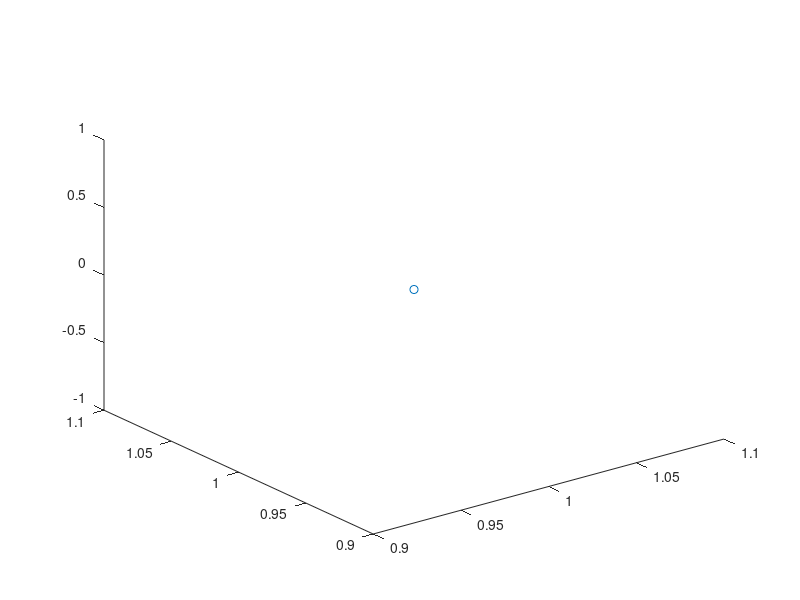

The MATLAB script that drew this image: (Note: this script raises an error after producing the figure.)
% PLotting of the animation

figure(1);
set(figure(1),'Position',[200,100,700,700]);
p = plot3(1,1,0,'o');
norm_plot1 = zeros(length(res.x1.data),1);
xs=[];ys=[];zs=[];
view(20, -10)

for i = 1:10:length(res.x1.data)
    axis(l_leg*[-1 2 -2 2 -1 2]);
    axis equal

    hold on;
    x_plot =  [res.x1.data(i,1),res.x2.data(i,1), res.x3.data(i,1), res.x4.data(i,1) , res.x5.data(i,1), res.x6.data(i,1), res.x7.data(i,1), res.x8.data(i,1), res.x9.data(i,1), res.x10.data(i,1), res.x11.data(i,1), res.x12.data(i,1)];
    y_plot =  [res.x1.data(i,2),res.x2.data(i,2), res.x3.data(i,2), res.x4.data(i,2) , res.x5.data(i,2), res.x6.data(i,2), res.x7.data(i,2), res.x8.data(i,2), res.x9.data(i,2), res.x10.data(i,2), res.x11.data(i,2), res.x12.data(i,2)];
    z_plot =  [res.x1.data(i,3),res.x2.data(i,3), res.x3.data(i,3), res.x4.data(i,3) , res.x5.data(i,3), res.x6.data(i,3), res.x7.data(i,3), res.x8.data(i,3), res.x9.data(i,3), res.x10.data(i,3), res.x11.data(i,3), res.x12.data(i,3)];
    set (p, 'XData', x_plot, 'YData', y_plot,'ZData', z_plot);
    xs=[xs;x_plot];ys=[ys;y_plot];zs=[zs;z_plot];
    
    norm_plot1(i) = norm([res.joint1.data(i,1) res.joint1.data(i,2) res.joint1.data(i,3)]);

    bar_17_1 = line([res.x1.data(i,1) res.joint1.data(i,1)],[res.x1.data(i,2) res.joint1.data(i,2)],[res.x1.data(i,3) res.joint1.data(i,3)],'linestyle','-','color','b','LineWidth',3);
    bar_17_2 = line([res.x7.data(i,1) res.joint1.data(i,1)],[res.x7.data(i,2) res.joint1.data(i,2)],[res.x7.data(i,3) res.joint1.data(i,3)],'linestyle','-','color','b','LineWidth',3);
    bar_28_1 = line([res.x2.data(i,1) res.joint2.data(i,1)],[res.x2.data(i,2) res.joint2.data(i,2)],[res.x2.data(i,3) res.joint2.data(i,3)],'linestyle','-','color','r','LineWidth',3);
    bar_28_2 = line([res.x8.data(i,1) res.joint2.data(i,1)],[res.x8.data(i,2) res.joint2.data(i,2)],[res.x8.data(i,3) res.joint2.data(i,3)],'linestyle','-','color','r','LineWidth',3);
    bar_39_1 = line([res.x3.data(i,1) res.joint3.data(i,1)],[res.x3.data(i,2) res.joint3.data(i,2)],[res.x3.data(i,3) res.joint3.data(i,3)],'linestyle','-','color','r','LineWidth',3);
    bar_39_2 = line([res.joint3.data(i,1) res.x9.data(i,1)],[res.joint3.data(i,2) res.x9.data(i,2)],[res.joint3.data(i,3) res.x9.data(i,3)],'linestyle','-','color','r','LineWidth',3);
    bar_410_1 = line([res.x4.data(i,1) res.joint4.data(i,1)],[res.x4.data(i,2) res.joint4.data(i,2)],[res.x4.data(i,3) res.joint4.data(i,3)],'linestyle','-','color','r','LineWidth',3);
    bar_410_2 = line([res.joint4.data(i,1) res.x10.data(i,1)],[res.joint4.data(i,2) res.x10.data(i,2)],[res.joint4.data(i,3) res.x10.data(i,3)],'linestyle','-','color','r','LineWidth',3);
    bar_511_1 = line([res.x5.data(i,1) res.joint5.data(i,1)],[res.x5.data(i,2) res.joint5.data(i,2)],[res.x5.data(i,3) res.joint5.data(i,3)],'linestyle','-','color','r','LineWidth',3);
    bar_511_2 = line([res.joint5.data(i,1) res.x11.data(i,1)],[res.joint5.data(i,2) res.x11.data(i,2)],[res.joint5.data(i,3) res.x11.data(i,3)],'linestyle','-','color','r','LineWidth',3);
    bar_612_1 = line([res.x6.data(i,1) res.joint6.data(i,1)],[res.x6.data(i,2) res.joint6.data(i,2)],[res.x6.data(i,3) res.joint6.data(i,3)],'linestyle','-','color','b','LineWidth',3);
    bar_612_2 = line([res.joint6.data(i,1) res.x12.data(i,1)],[res.joint6.data(i,2) res.x12.data(i,2)],[res.joint6.data(i,3) res.x12.data(i,3)],'linestyle','-','color','b','LineWidth',3);
    
    str_12 = line([res.x1.data(i,1) res.x2.data(i,1)],[res.x1.data(i,2) res.x2.data(i,2)],[res.x1.data(i,3) res.x2.data(i,3)]);
    str_13 = line([res.x1.data(i,1) res.x3.data(i,1)],[res.x1.data(i,2) res.x3.data(i,2)],[res.x1.data(i,3) res.x3.data(i,3)]);
    str_14 = line([res.x1.data(i,1) res.x4.data(i,1)],[res.x1.data(i,2) res.x4.data(i,2)],[res.x1.data(i,3) res.x4.data(i,3)]);
    str_19 = line([res.x1.data(i,1) res.x9.data(i,1)],[res.x1.data(i,2) res.x9.data(i,2)],[res.x1.data(i,3) res.x9.data(i,3)]);
    
    str_23 = line([res.x2.data(i,1) res.x3.data(i,1)],[res.x2.data(i,2) res.x3.data(i,2)],[res.x2.data(i,3) res.x3.data(i,3)]);
    str_25 = line([res.x2.data(i,1) res.x5.data(i,1)],[res.x2.data(i,2) res.x5.data(i,2)],[res.x2.data(i,3) res.x5.data(i,3)]);
    str_27 = line([res.x2.data(i,1) res.x7.data(i,1)],[res.x2.data(i,2) res.x7.data(i,2)],[res.x2.data(i,3) res.x7.data(i,3)]);
    
    str_36 = line([res.x3.data(i,1) res.x6.data(i,1)],[res.x3.data(i,2) res.x6.data(i,2)],[res.x3.data(i,3) res.x6.data(i,3)]);
    str_38 = line([res.x3.data(i,1) res.x8.data(i,1)],[res.x3.data(i,2) res.x8.data(i,2)],[res.x3.data(i,3) res.x8.data(i,3)]);
    
    str_47 = line([res.x4.data(i,1) res.x7.data(i,1)],[res.x4.data(i,2) res.x7.data(i,2)],[res.x4.data(i,3) res.x7.data(i,3)]);
    str_49 = line([res.x4.data(i,1) res.x9.data(i,1)],[res.x4.data(i,2) res.x9.data(i,2)],[res.x4.data(i,3) res.x9.data(i,3)]);
    str_411 = line([res.x4.data(i,1) res.x11.data(i,1)],[res.x4.data(i,2) res.x11.data(i,2)],[res.x4.data(i,3) res.x11.data(i,3)]);
    
    str_57 = line([res.x5.data(i,1) res.x7.data(i,1)],[res.x5.data(i,2) res.x7.data(i,2)],[res.x5.data(i,3) res.x7.data(i,3)]);
    str_58 = line([res.x5.data(i,1) res.x8.data(i,1)],[res.x5.data(i,2) res.x8.data(i,2)],[res.x5.data(i,3) res.x8.data(i,3)]);
    str_512 = line([res.x5.data(i,1) res.x12.data(i,1)],[res.x5.data(i,2) res.x12.data(i,2)],[res.x5.data(i,3) res.x12.data(i,3)]);
    
    str_68 = line([res.x6.data(i,1) res.x8.data(i,1)],[res.x6.data(i,2) res.x8.data(i,2)],[res.x6.data(i,3) res.x8.data(i,3)]);
    str_69 = line([res.x6.data(i,1) res.x9.data(i,1)],[res.x6.data(i,2) res.x9.data(i,2)],[res.x6.data(i,3) res.x9.data(i,3)]);
    str_610 = line([res.x6.data(i,1) res.x10.data(i,1)],[res.x6.data(i,2) res.x10.data(i,2)],[res.x6.data(i,3) res.x10.data(i,3)]);
    
    str_711 = line([res.x7.data(i,1) res.x11.data(i,1)],[res.x7.data(i,2) res.x11.data(i,2)],[res.x7.data(i,3) res.x11.data(i,3)]);
    
    str_812 = line([res.x8.data(i,1) res.x12.data(i,1)],[res.x8.data(i,2) res.x12.data(i,2)],[res.x8.data(i,3) res.x12.data(i,3)]);
    
    str_910 = line([res.x9.data(i,1) res.x10.data(i,1)],[res.x9.data(i,2) res.x10.data(i,2)],[res.x9.data(i,3) res.x10.data(i,3)]);
    
    str_1011 = line([res.x10.data(i,1) res.x11.data(i,1)],[res.x10.data(i,2) res.x11.data(i,2)],[res.x10.data(i,3) res.x11.data(i,3)]);
    str_1012 = line([res.x10.data(i,1) res.x12.data(i,1)],[res.x10.data(i,2) res.x12.data(i,2)],[res.x10.data(i,3) res.x12.data(i,3)]);
    
    str_1112 = line([res.x11.data(i,1) res.x12.data(i,1)],[res.x11.data(i,2) res.x12.data(i,2)],[res.x11.data(i,3) res.x12.data(i,3)]);
       
    drawnow;
    
    delete(bar_17_1);delete(bar_17_2);delete(bar_28_1);delete(bar_28_2);delete(bar_39_1);delete(bar_39_2);delete(bar_410_1);delete(bar_410_2);delete(bar_511_1);delete(bar_511_2);delete(bar_612_1);delete(bar_612_2);
    
    delete(str_12);delete(str_13);delete(str_14);delete(str_19);delete(str_23);delete(str_25);
    delete(str_27);delete(str_36);delete(str_38);delete(str_47);delete(str_49);delete(str_411);
    delete(str_57);delete(str_58);delete(str_512);delete(str_68);delete(str_69);delete(str_610);
    delete(str_711);delete(str_812);delete(str_910);delete(str_1011);delete(str_1012);delete(str_1112);
    
    xlabel('x')
    ylabel('y')
    zlabel('z')
    
    hold off;
end
